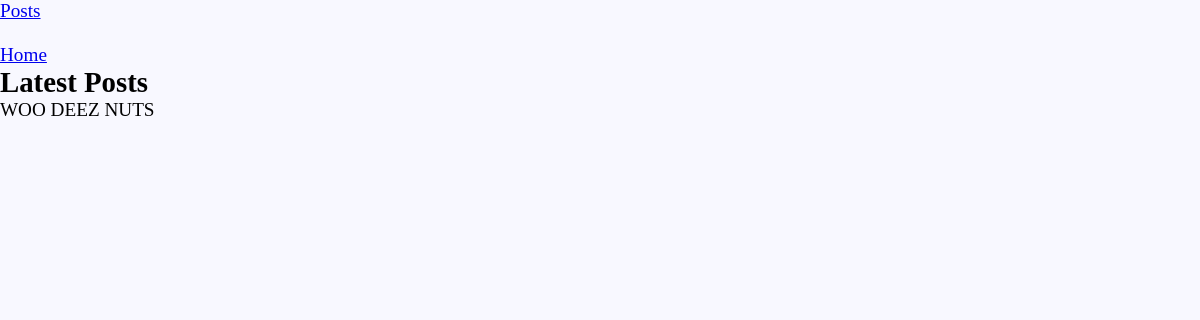
/index.php/posts, run on an earlier commit of the app's database.
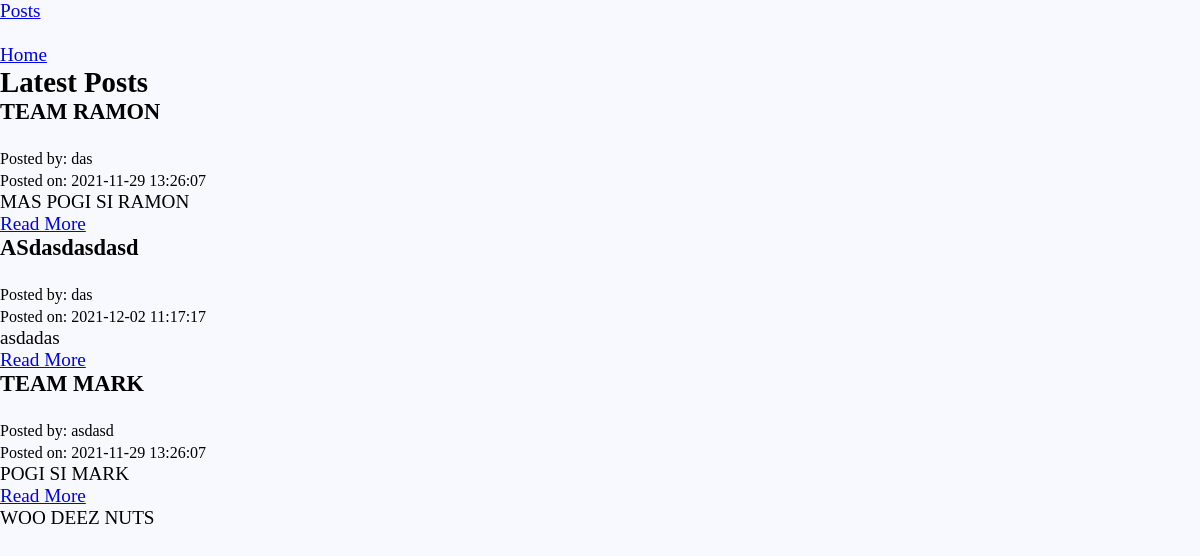
And on a later commit of the database.
### tables this page shows
CREATE TABLE `posts` (
  `id` int(255) NOT NULL,
  `title` varchar(255) NOT NULL,
  `content` text NOT NULL,
  `date` datetime NOT NULL,
  `threads` int(255) NOT NULL,
  `by` int(255) NOT NULL,
  `slug` varchar(255) NOT NULL
);

### application/controllers/Posts.php (called while the page is built, shortened)
<?php
class Posts extends CI_Controller {
    public function index(){
            $data['title'] = 'Latest Posts';
            $data['posts'] = $this -> post_model -> get_posts();
            $this->load->view('templates/header', $data);
            $this->load->view('posts/index', $data);
            $this->load->view('templates/footer', $data);
    }
}

### index.php (called while the page is built, shortened)
<?php
require_once BASEPATH.'core/CodeIgniter.php';

### application/models/Post_model.php (called while the page is built, shortened)
<?php
	class Post_model extends CI_Model{
		public function get_posts($slug = FALSE){
			if($slug === FALSE){
				$query = $this->db->get('posts');
				return $query->result_array();
			}
			$query = $this->db->get_where('posts', array('slug' => $slug));
			return $query->row_array();
		}
	}

### application/views/posts/index.php (the view)
<h2><?= $title ?></h2>
<?php foreach($posts as $post) : ?>
    <h3><?php echo $post['title']; ?></h3>
    <?php
        $id = $post['by'];
        $query = $this->db->query("SELECT * FROM user WHERE id = '$id'");
        $post['name'] = $query->row()->{'name'};
    ?><br>
    <small>Posted by: <?php echo $post['name']; ?></small><br>
    <small>Posted on: <?php echo $post['date']; ?></small><br>
    <?php echo $post['content']; ?>
    <p><a href="<?php echo site_url('/posts/'. $post['slug']); ?>">
    Read More
    </a></p>
    <?php endforeach; ?>

### application/views/templates/header.php (shortened to what this page needs)
<!DOCTYPE html>
<html>
<head>
    <a
        href = "<?php echo base_url(); ?>posts">
        Posts
    </a>
    <br><br>
    <a
        href = "<?php echo base_url(); ?>">
        Home
    </a>
    <link rel="stylesheet" type="text/css" href="<?php echo base_url(); ?>style.css">
</head>
<body>

### application/views/templates/footer.php (shortened to what this page needs)
<div id="footer">WOO DEEZ NUTS</div>
</body>
</html>

### application/views/registration/style.css (style rules this page uses)
* { margin: 0px; padding: 0px; }
body { font-size: 120%; background: #F8F8FF; }

What changed in the data, as far as the page shows it:
added posts: title "TEAM RAMON", name "das", date "2021-11-29 13:26:07", content "MAS POGI SI RAMON"
added posts: title "ASdasdasdasd", name "das", date "2021-12-02 11:17:17", content "asdadas"
added posts: title "TEAM MARK", name "asdasd", date "2021-11-29 13:26:07", content "POGI SI MARK"
